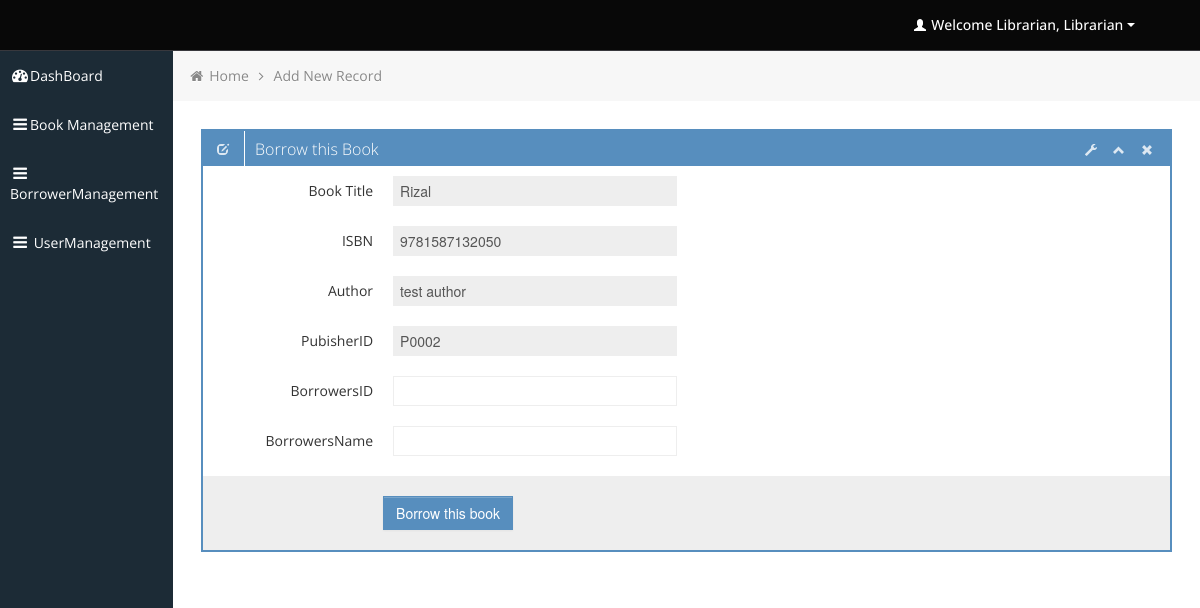
/library_01/admin/borrow_book.php?bID=00006 (signed in), run on the app's committed database.
### tables this page shows
CREATE TABLE `tbl_books` (
  `id` int(5) UNSIGNED ZEROFILL NOT NULL,
  `bookIsbn` varchar(100) NOT NULL,
  `AccessionNumber` varchar(50) NOT NULL,
  `DateRecieved` varchar(50) NOT NULL,
  `Class` varchar(50) NOT NULL,
  `bookTitle` varchar(100) NOT NULL,
  `bookAuthor` varchar(100) NOT NULL,
  `Edition` varchar(50) NOT NULL,
  `Volume` varchar(50) NOT NULL,
  `Pages` varchar(50) NOT NULL,
  `SourceOfFund` varchar(50) NOT NULL,
  `CostPrice` varchar(50) NOT NULL,
  `pubisherID` varchar(50) NOT NULL,
  `YearBook` varchar(50) NOT NULL,
  `bookCategory` varchar(100) NOT NULL,
  `bookDescription` varchar(100) NOT NULL,
  `book_status` varchar(20) NOT NULL DEFAULT 'Available',
  `Remarks` varchar(100) NOT NULL
);

### library_01/admin/functions/function.php (called while the page is built, shortened)
<?php
	function get_header(){
		require_once("includes/header.php");
	}
	function get_sidebar(){
		require_once("includes/sidebar.php");
	}
 	function get_footer(){
		require_once("includes/footer.php");
	}
	function get_bread_five(){
		require_once("includes/breadcumb_five.php");
	}
?>

### library_01/admin/borrow_book.php (the view, shortened to what this page needs)
<?php
$id = $_GET['bID'];
	include('includes/connection.php');
	$sql ="SELECT * FROM tbl_books where id = '$id'";
	$result = mysqli_query($connect,$sql);
	while ($row=mysqli_fetch_array($result))
	{
        $bookIsbn = $row['bookIsbn'];
        $bookTitle = $row['bookTitle'];
        $bookAuthor = $row['bookAuthor'];
        $pubisherID = $row['pubisherID'];
	}
?>
<?php
	require_once("functions/function.php");
	get_header();
?>
			<div class="row-fluid sortable">
				<div class="box span12">
					<div class="box-header" data-original-title>
						<h2><i class="halflings-icon white edit"></i><span class="break"></span>Borrow this Book</h2>
						<div class="box-icon">
							<a href="#" class="btn-setting"><i class="halflings-icon white wrench"></i></a>
							<a href="#" class="btn-minimize"><i class="halflings-icon white chevron-up"></i></a>
							<a href="#" class="btn-close"><i class="halflings-icon white remove"></i></a>
						</div>
					</div>
					<div class="box-content">
						<form class="form-horizontal" method="post" action="add_to_borrowed.php">
							<fieldset>
							  <div class="control-group">
								<label class="control-label" for="bookTitle">Book Title</label>
								<div class="controls">
								  <input class="input-xlarge focused" name="bookTitle" id="bookTitle" type="text" value="<?php echo $bookTitle; ?>" disabled>
								</div>
							  </div>
                              <div class="control-group">
								<label class="control-label" for="bookIsbn">ISBN</label>
								<div class="controls">
								  <input class="input-xlarge focused" name="bookIsbn" id="bookIsbn" type="text" value="<?php echo $bookIsbn; ?>" disabled>
								</div>
							  </div>
							  <div class="control-group">
								<label class="control-label" for="bookAuthor">Author</label>
								<div class="controls">
								  <input class="input-xlarge focused" name="bookAuthor" id="bookAuthor" type="text" value="<?php echo $bookAuthor; ?>" disabled>
								</div>
							  </div>
							  <div class="control-group">
								<label class="control-label" for="pubisherID">PubisherID</label>
								<div class="controls">
								  <input class="input-xlarge focused" name="pubisherID" id="pubisherID" type="text" value="<?php echo $pubisherID; ?>" disabled>
								</div>
							  </div>
                              <div class="control-group">
								<label class="control-label" for="bookLanguage">BorrowersID</label>
								<div class="controls">
								  <input class="input-xlarge focused" name="BorrowersID" id="BorrowersID" type="text">
								</div>
							  </div>
                              <div class="control-group">
								<label class="control-label" for="bookCategory">BorrowersName</label>
								<div class="controls">
								  <input class="input-xlarge focused" name="BorrowersName" id="BorrowersName" type="text" >
								</div>
							  </div>
							  <div class="form-actions">
								<button type="submit" onclick="return confirmUpdate()" class="btn btn-primary">Borrow this book</button>
							  </div>
							</fieldset>
						</form>
					</div>
				</div>
			</div>

### library_01/admin/includes/header.php (shortened to what this page needs)
<?php
  $id = $_SESSION['LOGIN'];
include "../include/dbconn.php";
$sql = "SELECT lname, fname FROM admin where id = $id";
            $result = $connect->query($sql);
            while($row = $result->fetch_assoc()){
              	$lname = $row['lname'];
				$fname = $row['fname'];
            }
?>
<!DOCTYPE html>
<html lang="en">
<head>
	<link id="bootstrap-style" href="css/bootstrap.min.css" rel="stylesheet">
	<link href="css/bootstrap-responsive.min.css" rel="stylesheet">
	<link id="base-style" href="css/style.css" rel="stylesheet">
	<link id="base-style-responsive" href="css/style-responsive.css" rel="stylesheet">
	<link rel="stylesheet" href="../../plugins/morris/morris.css">
</head>
<body>
	<div class="navbar">
		<div class="navbar-inner">
			<div class="container-fluid">
				<a class="brand" href="index.html"><span> </span></a>
				<div class="nav-no-collapse header-nav">
					<ul class="nav pull-right">
						<li class="dropdown">
							<a class="btn dropdown-toggle" data-toggle="dropdown" href="#">
								<i class="halflings-icon white user"></i> <?php echo "Welcome  ".$lname.", ".$fname ?>
								<span class="caret"></span>
							</a>
						</li>
					</ul>
				</div>
			</div>
		</div>
	</div>

### library_01/admin/css/style.css (style rules this page uses)
body { background: #F5F5F5; color: #333; border: none; font-family: 'Open Sans', sans-serif; font-weight: 400; }
a { color: #646464; }
h2 { font-size: 16px; line-height: 16px; }
.navbar { margin-bottom: 0px; }
.navbar-inner { margin-bottom: 0px; min-height: 40px; padding-right: 20px; padding-left: 20px; background: #080808; filter: none; text-shadow: 1px 1px 1px #0a0c0e; border: none; color: #fff; -webkit-border-radius: 0px; -moz-border-radius: 0px; border-radius: 0px; *zoom: 1; border-bottom: 1px solid #38383D; }
.navbar-inner a { color: #7b7b7b; text-shadow: 0 -1px 1px #0b090a; }
.navbar-inner a i { margin-top: 2px; }
.header-nav { padding: 0px; color: #fff !important; background: #000 !important; }
.header-nav .nav { margin: 0px; }
.header-nav .btn { display: inline-block; padding: 21px 20px; margin-top: 0px; margin-left: 0px; font-size: 14px; line-height: 20px; text-align: center; text-shadow: none; vertical-align: middle; cursor: pointer; background: transparent; border-left: none; border-right: none; border-top: 0px; border-bottom: 0px; -webkit-border-radius: 0px; -moz-border-radius: 0px; border-radius: 0px; -webkit-box-shadow: none !important; -moz-box-shadow: none !important; box-shadow: none !important; }
.header-nav a.btn { color: #fff !important; text-shadow: none !important; padding: 15px 25px !important; }
.header-nav .btn .caret { border-top-color: #fff !important; border-bottom-color: #fff !important; }
.box { border: 2px solid #578EBE; background: #fff !important; margin-bottom: 28px; }
.box-header { height: 16px; font-size: 16px; line-height: 16px; padding: 10px; background: #578EBE; -webkit-box-shadow: none; -moz-box-shadow: none; box-shadow: none; overflow: hidden; }
.box-header h2 { float:left; margin-top: 0px; font-weight: 300; }
.box-header .box-icon, .box-header h2 { color:#fff; }
.box-header h2 i { margin: 0px 3px 0px 4px; opacity: .8; filter: alpha(opacity=80); -ms-filter:"progid:DXImageTransform.Microsoft.Alpha(Opacity=80)"; }
.box-header .box-icon { float:right; margin-top: 1px; }
.box-header .box-icon i { -webkit-transition: all 0.1s ease-in-out; -moz-transition: all 0.1s ease-in-out; -o-transition: all 0.1s ease-in-out; -ms-transition: all 0.1s ease-in-out; transition: all 0.1s ease-in-out; opacity: .8; filter: alpha(opacity=80); -ms-filter:"progid:DXImageTransform.Microsoft.Alpha(Opacity=80)"; }
.box-header .box-icon a { margin: 0px 5px; }
.box-content { position: relative; z-index: 50; margin-top: -1px; padding: 10px; background: #fff !important; }
.form-actions { padding: 19px 20px 20px; margin: 20px -10px -30px -10px; background-color: #eee; border-top: 1px solid #eee; *zoom: 1; }
.form-actions:before, .form-actions:after { display: table; line-height: 0; content: ""; }
.form-actions:after { clear: both; }
.btn { display: inline-block; padding: 6px 12px; margin-bottom: 0; font-size: 14px; font-weight: 500; line-height: 20px; text-align: center; white-space: nowrap; vertical-align: middle; cursor: pointer; border: 1px solid #a7a9aa; -webkit-border-radius: 0px !important; border-radius: 0px !important; }
.btn i { margin-top: 2px; }
.btn { color: #ffffff; background-color: #a7a9aa; border-color: #a7a9aa; background-image: none; filter: none; text-shadow: none; }
.btn-primary { background-color: #578EBE; border-color: #578EBE; }
.navbar .brand { font-size: 35px; }

### library_01/admin/css/halflings.css (style rules this page uses)
html, html .halflings { -webkit-font-smoothing: antialiased !important; }
.halflings-icon { display: inline-block; width: 14px; height: 14px; line-height: 14px; vertical-align: text-top; background-image: url(../img/glyphicons_halflings.svg); background-position: 0 0; background-repeat: no-repeat; vertical-align: top; *display: inline; *zoom: 1; *margin-right: .3em; }
.halflings-icon.white { background-image: url(../img/glyphicons_halflings-white.svg); }
.halflings-icon.user { background-position: -168px 0; }
.halflings-icon.remove { background-position: -312px 0; }
.halflings-icon.edit { background-position: -96px -72px; }
.halflings-icon.chevron-up { background-position: -288px -120px; }
.halflings-icon.wrench { background-position: -360px -144px; }

### data on the page
tbl_books: bookTitle "Rizal", bookIsbn "9781587132050", bookAuthor "test author", pubisherID "P0002"

### other printed values
$lname "Librarian"
$fname "Librarian"
